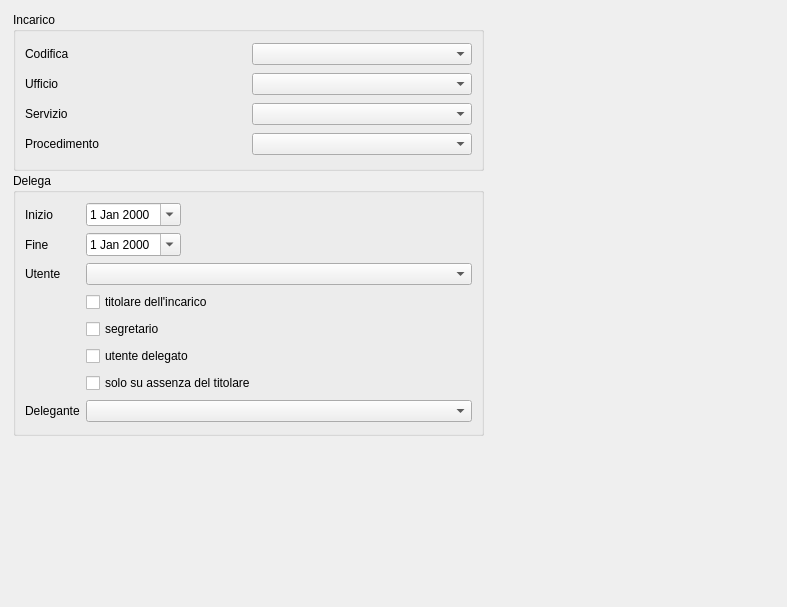
<?xml version="1.0" encoding="UTF-8"?>
<ui version="4.0">
 <class>MainWindow</class>
 <widget class="QMainWindow" name="MainWindow">
  <property name="geometry">
   <rect>
    <x>0</x>
    <y>0</y>
    <width>787</width>
    <height>607</height>
   </rect>
  </property>
  <property name="windowTitle">
   <string>Incarichi e deleghe</string>
  </property>
  <widget class="QWidget" name="centralwidget">
   <widget class="QGroupBox" name="groupBox">
    <property name="geometry">
     <rect>
      <x>13</x>
      <y>12</y>
      <width>471</width>
      <height>159</height>
     </rect>
    </property>
    <property name="title">
     <string>Incarico</string>
    </property>
    <layout class="QGridLayout" name="gridLayout">
     <item row="0" column="0">
      <widget class="QLabel" name="label">
       <property name="text">
        <string>Codifica</string>
       </property>
      </widget>
     </item>
     <item row="0" column="1">
      <widget class="com.axiastudio.pypapi.ui.widgets.PyPaPiComboBox" name="comboBox_6">
       <property name="column" stdset="0">
        <string>carica</string>
       </property>
      </widget>
     </item>
     <item row="1" column="0">
      <widget class="QLabel" name="label_3">
       <property name="text">
        <string>Ufficio</string>
       </property>
      </widget>
     </item>
     <item row="1" column="1">
      <widget class="com.axiastudio.pypapi.ui.widgets.PyPaPiComboBox" name="comboBox_2">
       <property name="column" stdset="0">
        <string>ufficio</string>
       </property>
      </widget>
     </item>
     <item row="2" column="0">
      <widget class="QLabel" name="label_4">
       <property name="text">
        <string>Servizio</string>
       </property>
      </widget>
     </item>
     <item row="2" column="1">
      <widget class="com.axiastudio.pypapi.ui.widgets.PyPaPiComboBox" name="comboBox_3">
       <property name="column" stdset="0">
        <string>servizio</string>
       </property>
      </widget>
     </item>
     <item row="3" column="0">
      <widget class="QLabel" name="label_5">
       <property name="text">
        <string>Procedimento</string>
       </property>
      </widget>
     </item>
     <item row="3" column="1">
      <widget class="com.axiastudio.pypapi.ui.widgets.PyPaPiComboBox" name="comboBox_4">
       <property name="column" stdset="0">
        <string>procedimento</string>
       </property>
      </widget>
     </item>
    </layout>
   </widget>
   <widget class="QGroupBox" name="groupBox_2">
    <property name="geometry">
     <rect>
      <x>13</x>
      <y>173</y>
      <width>471</width>
      <height>263</height>
     </rect>
    </property>
    <property name="title">
     <string>Delega</string>
    </property>
    <layout class="QGridLayout" name="gridLayout_2">
     <item row="0" column="0">
      <widget class="QLabel" name="label_6">
       <property name="text">
        <string>Inizio</string>
       </property>
      </widget>
     </item>
     <item row="0" column="1">
      <widget class="com.axiastudio.pypapi.ui.widgets.PyPaPiDateEdit" name="dateEdit">
       <property name="calendarPopup">
        <bool>true</bool>
       </property>
       <property name="column" stdset="0">
        <string>inizio</string>
       </property>
      </widget>
     </item>
     <item row="0" column="2">
      <spacer name="horizontalSpacer">
       <property name="orientation">
        <enum>Qt::Horizontal</enum>
       </property>
       <property name="sizeHint" stdset="0">
        <size>
         <width>220</width>
         <height>20</height>
        </size>
       </property>
      </spacer>
     </item>
     <item row="1" column="0">
      <widget class="QLabel" name="label_7">
       <property name="text">
        <string>Fine</string>
       </property>
      </widget>
     </item>
     <item row="1" column="1">
      <widget class="com.axiastudio.pypapi.ui.widgets.PyPaPiDateEdit" name="dateEdit_2">
       <property name="calendarPopup">
        <bool>true</bool>
       </property>
       <property name="column" stdset="0">
        <string>fine</string>
       </property>
      </widget>
     </item>
     <item row="1" column="2">
      <spacer name="horizontalSpacer_2">
       <property name="orientation">
        <enum>Qt::Horizontal</enum>
       </property>
       <property name="sizeHint" stdset="0">
        <size>
         <width>220</width>
         <height>20</height>
        </size>
       </property>
      </spacer>
     </item>
     <item row="2" column="0">
      <widget class="QLabel" name="label_2">
       <property name="text">
        <string>Utente</string>
       </property>
      </widget>
     </item>
     <item row="2" column="1" colspan="2">
      <widget class="com.axiastudio.pypapi.ui.widgets.PyPaPiComboBox" name="comboBox">
       <property name="column" stdset="0">
        <string>utente</string>
       </property>
      </widget>
     </item>
     <item row="3" column="1" colspan="2">
      <widget class="QCheckBox" name="checkBox">
       <property name="text">
        <string>titolare dell'incarico</string>
       </property>
       <property name="column" stdset="0">
        <string>titolare</string>
       </property>
      </widget>
     </item>
     <item row="4" column="1">
      <widget class="QCheckBox" name="checkBox_2">
       <property name="text">
        <string>segretario</string>
       </property>
       <property name="column" stdset="0">
        <string>segretario</string>
       </property>
      </widget>
     </item>
     <item row="5" column="1" colspan="2">
      <widget class="QCheckBox" name="checkBox_3">
       <property name="text">
        <string>utente delegato</string>
       </property>
       <property name="column" stdset="0">
        <string>delegato</string>
       </property>
      </widget>
     </item>
     <item row="6" column="1" colspan="2">
      <widget class="QCheckBox" name="checkBox_4">
       <property name="text">
        <string>solo su assenza del titolare</string>
       </property>
       <property name="column" stdset="0">
        <string>suassenza</string>
       </property>
      </widget>
     </item>
     <item row="7" column="0">
      <widget class="QLabel" name="label_8">
       <property name="text">
        <string>Delegante</string>
       </property>
      </widget>
     </item>
     <item row="7" column="1" colspan="2">
      <widget class="com.axiastudio.pypapi.ui.widgets.PyPaPiComboBox" name="comboBox_5">
       <property name="column" stdset="0">
        <string>delegante</string>
       </property>
      </widget>
     </item>
    </layout>
   </widget>
  </widget>
 </widget>
 <customwidgets>
  <customwidget>
   <class>com.axiastudio.pypapi.ui.widgets.PyPaPiComboBox</class>
   <extends>QComboBox</extends>
   <header>pypapicombobox.h</header>
  </customwidget>
  <customwidget>
   <class>com.axiastudio.pypapi.ui.widgets.PyPaPiDateEdit</class>
   <extends>QDateEdit</extends>
   <header>pypapidateedit.h</header>
  </customwidget>
 </customwidgets>
 <resources/>
 <connections/>
</ui>
